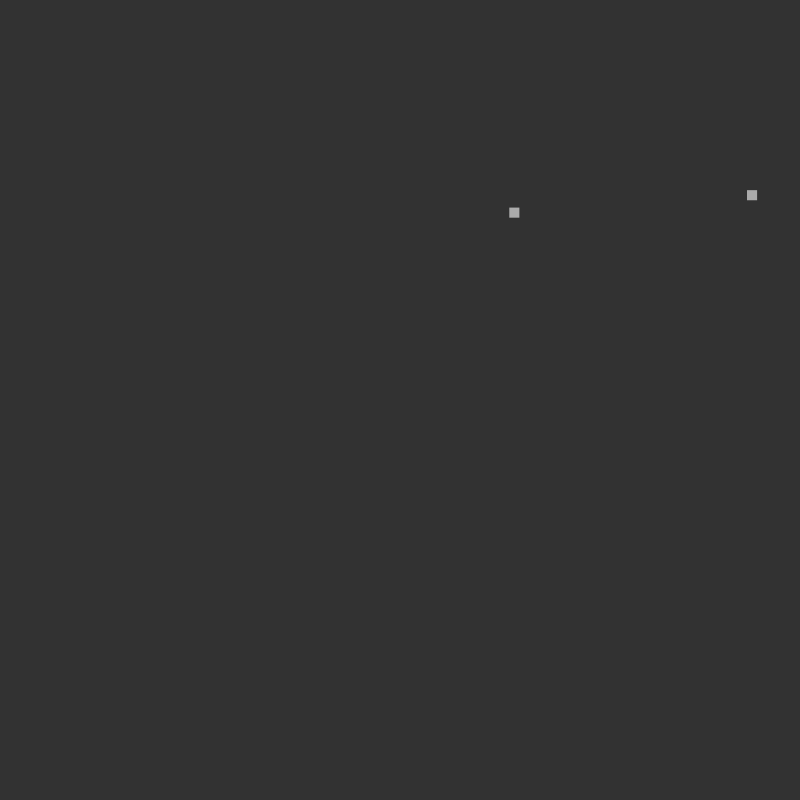
Frame 1 (no input)
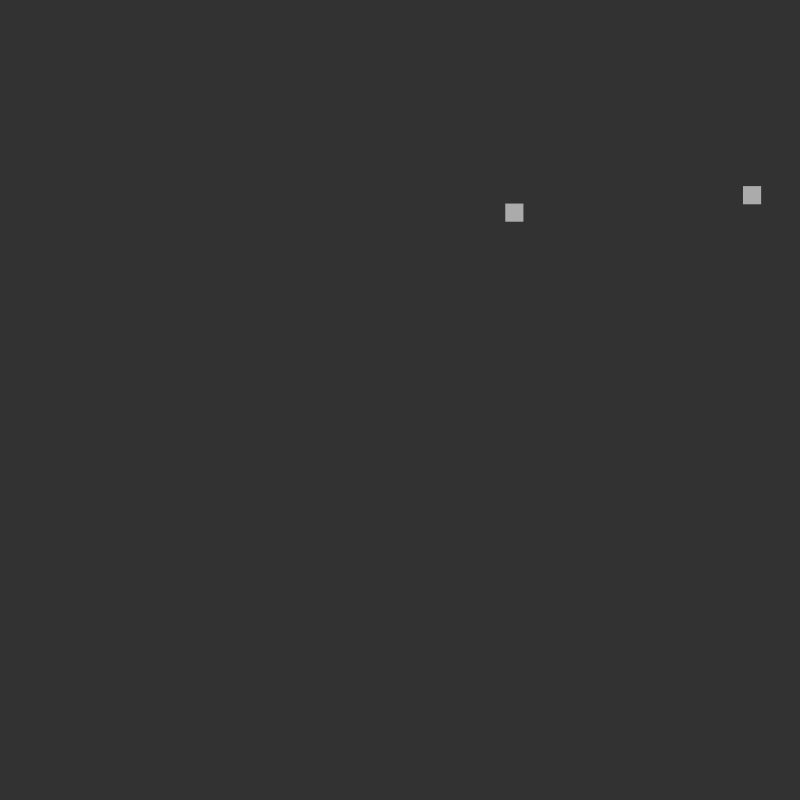
Frame 60 (the mouse pressed at the canvas centre just before this capture)
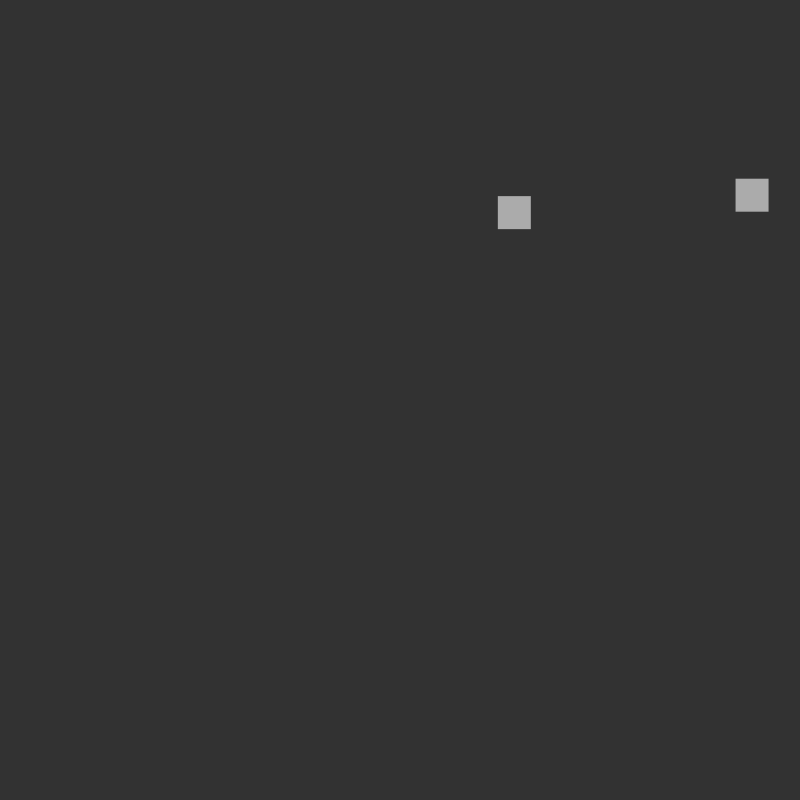
Frame 120 (the mouse held since frame 60 and released just before this capture)

The Processing sketch that drew these frames (run headless with seeded random() and noise(); from frame 60 on, the mouse is pressed at the canvas centre):

// Processing sketch: SimpleClass
// ── SimpleClass.pde

/*
SIMPLE CLASS
Jeff Thompson | 2017 | jeffreythompson.org

While the way we've been coding most of our examples up until
now (using loops and functions) has worked well, for more complex
projects we'll need a better system. One very common paradigm
is called "object-oriented programming" (or OOP, a term coined by
Alan Kay, famous for his work on early GUI systems), which lets us
create our own data types, and add features and actions to them.

In Java, we do this by creating a "class". We've actually already
used classes before – while an int is a "primitive" data type,
Strings are classes, and include lots of extras like the toUpperCase()
method. Same with PImage and PFont too!

For our first example, we'll create a really simple class for
a square, which includes variables like position and size, and
methods to display and change its size.

Lots more about OOP here:
+ https://en.wikipedia.org/wiki/Object-oriented_programming
+ https://softwareengineering.stackexchange.com/questions/142327/
  what-did-they-call-object-oriented-programming-before-alan-kay-
  invented-the-term
+ http://www2.latech.edu/~box/ase/tp/Per%20Kjeldaas%20Research%20Paper%20.pdf

CHALLENGES
+ Can you add another variable to the class for the rate of growth?
+ Here we have only one instance of the Square class – can you create
  another and see what happens?
+ Our square eventually gets so big it fills the screen. Can you modify
  the update() method to prevent that?

*/

Square s;          // a Square object called "s"
Square another;    // another one too


void setup() {
  size(800,800);
  
  // create an "instance" of the Square class
  s = new Square();
  
  // make another: the power of object-oriented programming
  // is creating multiple instances of an object!
  another = new Square();
}


void draw() {
  background(50);
  
  // run the Square class' update() function
  // to make it get bigger each frame...
  s.update();
  
  // ...then display it onscreen
  s.display();
  
  // do the same for the other square too
  another.update();
  another.display();
}


// our Square class
class Square {
  
  // "attributes" are data for every instance
  // of the class – here we give our square
  // a position onscreen
  float x, y;
  
  // and a width
  float w = 10;
  
  // the "constructor" for our class, which creates
  // the Square – this can take arguments too (as we'll
  // see in upcoming examples)
  Square() {
    x = random(w, width-w);    // set a random position
    y = random(w, height-w);
  }
  
  // a class can also have "methods", or custom-written
  // functions that let our object do something
  // this creates easily re-usable code, especially if
  // we have many instances of the class in a single sketch
  
  // this method draws the square onscreen
  void display() {
    rectMode(CENTER);
    fill(255, 150);
    noStroke();
    rect(x,y, w,w);
  }
  
  // every time this is called, the square
  // gets a little bigger until it reaches a
  // certain size
  void update() {
    w *= 1.01;
    if (w >= 600) {
      w = 600;
    }
  }
}
    
